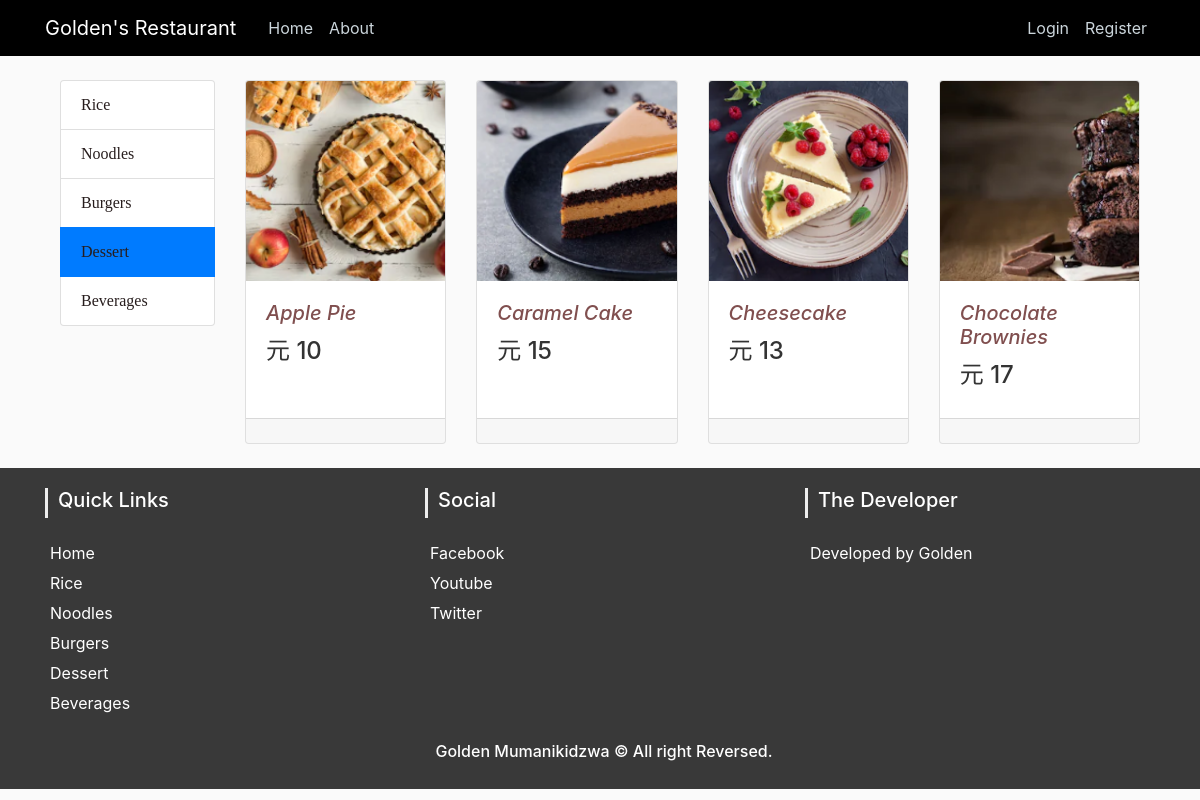
/dessert, run on the app's committed database.
### my_app/models.py (models this page shows, shortened)
class Meal(db.Model):
    id = db.Column(db.Integer, primary_key=True)
    name = db.Column(db.String(30), nullable=False)
    price = db.Column(db.Integer, nullable=False)
    category = db.Column(db.String(30), nullable=False)
    image_file = db.Column(db.String(30), nullable=False)

### my_app/routes.py (the view)
@app.route('/dessert')
def dessert():
    dessert = Meal.query.filter_by(category='dessert')
    return render_template('dessert.html', dessert=dessert)

### my_app/templates/dessert.html (shortened to what this page needs)
{% extends 'layout.html' %}
{% block body %}
<div class="container">
    <div class="row">
        <div class="col-lg-2">
            <div class="list-group">
                <a href="/rice" class="list-group-item">Rice</a>
                <a href="/noodle" class="list-group-item ">Noodles</a>
                <a href="/burger" class="list-group-item">Burgers</a>
                <a href="/dessert" class="list-group-item active">Dessert</a>
                <a href="/beverage" class="list-group-item">Beverages</a>
            </div>
        </div>
        <div class="col-lg-10">
            <div class="row">
                {% for dst in dessert %}
                <div class="col-12 col-sm-6 col-md-4 col-lg-4 col-xl-3 mb-4">
                    <div class="card h-100">
                        <a href="{{ url_for('view', meal_id=dst.id) }}">
                            <div class="card-img-top"
                                 style="background: url('static/images/meals/{{dst.image_file}}'); background-repeat:no-repeat; background-size: cover; height:200px;width:100% "></div>
                        </a>
                        <div class="card-body">
                            <h5 class="card-title">
                                <a href="#">{{ dst.name}}</a>
                            </h5>
                            <h4> 元 {{dst.price}}</h4>
                        </div>
                        <div class="card-footer">
                        </div>
                    </div>
                </div>
                {% endfor %}
            </div>
        </div>
    </div>
</div>
{% endblock %}

### my_app/static/css/main.css (style rules this page uses)
body { background: #fafafa; color: #333333; margin-top: 5rem; }
.row h5 a { color: rgb(128, 79, 79); text-decoration: none; font-style: italic; }
.row .list-group a { text-decoration: nome; font-family: 'Times New Roman', Times, serif; color: rgb(39, 29, 29); }

### data on the page
Meal: image_file (picture), name "Apple Pie", price "10"
Meal: image_file (picture), name "Caramel Cake", price "15"
Meal: image_file (picture), name "Cheesecake", price "13"
Meal: image_file (picture), name "Chocolate Brownies", price "17"
